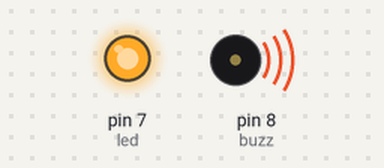
The sketch below on a simulated Arduino Uno, built with avr-gcc and run on an emulated ATmega328P. Parts: output pins drawn as LEDs (lit = HIGH), buzzer (waves = sounding).

Above: at 0.1 s.
Timing chart, 0 to 1.6 s (numbered marks = the images above):
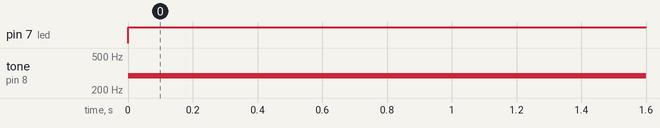

Measured:
- by itself, pin 7 (led): LOW → HIGH at 0.00 s
- by itself, tone on pin 8 (buzz): silent → 294 Hz at 0.00 s

The sketch:

buzzer_test.ino
```cpp
const int buzz = 8;
const int led = 7;

void setup() {
  // put your setup code here, to run once:
  pinMode(buzz, OUTPUT);
  pinMode(led, OUTPUT);
}

void loop() {
  // put your main code here, to run repeatedly:
  DO();
}

void DO() {
  tone(buzz, 294);
  digitalWrite(led, HIGH);
  delay(500);
}
```
